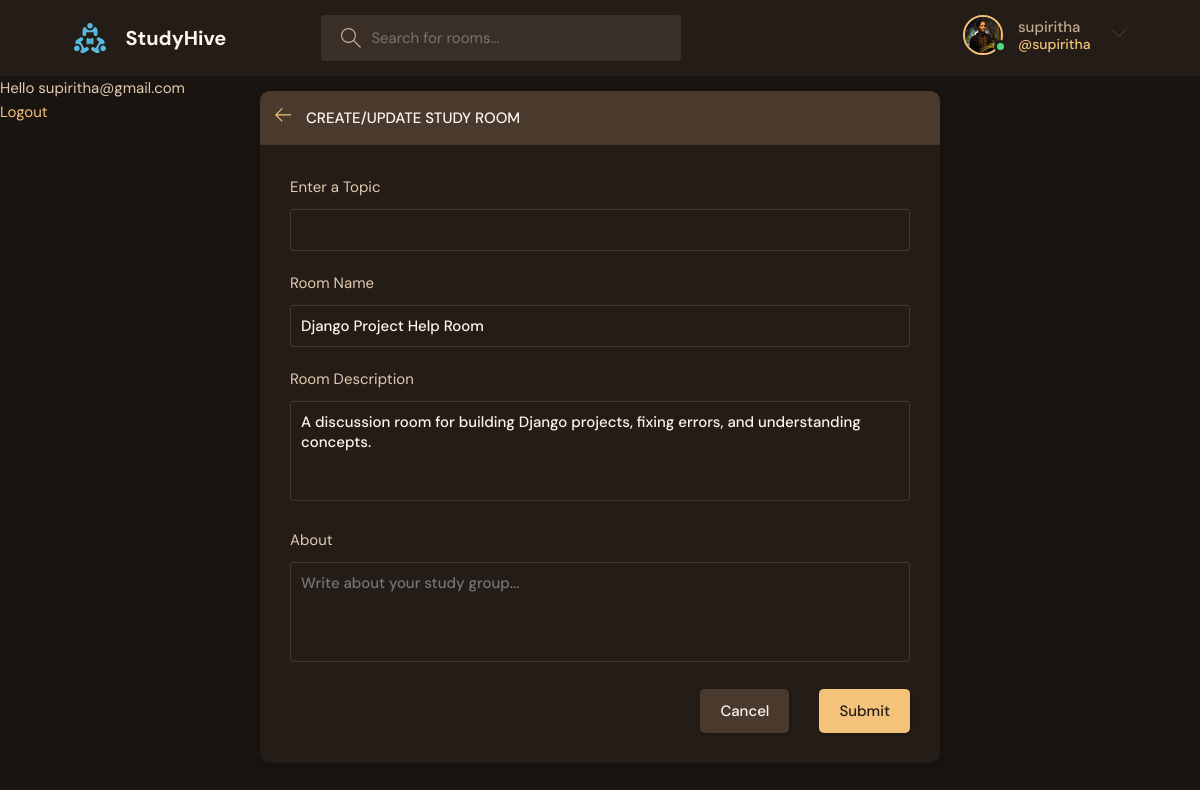
Page /update-room/2/ (signed in) on the committed database.
### base/models.py (models this page shows, shortened)
class User(AbstractUser):
    name = models.CharField(max_length=200, null=True)
    email = models.EmailField(unique=True, null=True)
    bio = models.TextField(null=True)
    avatar = models.ImageField(null=True, default="avatar.svg")
    USERNAME_FIELD = 'email'
    REQUIRED_FIELDS = []

class Room(models.Model):
    host = models.ForeignKey(User, on_delete=models.SET_NULL, null=True)
    topic = models.ForeignKey(Topic, on_delete=models.SET_NULL, null=True)
    name = models.CharField(max_length=200)
    description = models.TextField(null=True, blank=True)
    participants = models.ManyToManyField(User,related_name='participants',blank=True)
    updated = models.DateTimeField(auto_now=True)
    created = models.DateTimeField(auto_now_add=True)
    class Meta:
        ordering= ['-updated','-created']

### base/views.py (the view, shortened to what this page needs)
# urls.py: path('update-room/<str:pk>/',views.updateroom,name="update-room"),
@login_required(login_url="login")
def updateroom(request,pk):
      room=Room.objects.get(id=pk)
      topics=Topic.objects.all()
      form=RoomForm(instance=room)
      if request.user != room.host:
            return HttpResponse("You're not allowed here!")
      context={"form":form,"topics":topics}
      return render(request,'base/room_form.html',context)

### base/forms.py
class RoomForm(ModelForm):
    class Meta:
        model = Room
        fields = '__all__'
        exclude = ['host','participants']

### base/templates/base/room_form.html (shortened to what this page needs)
{% extends 'main.html' %}
{% block content %}
  <main class="create-room layout">
    <div class="container">
      <div class="layout__box">
        <div class="layout__boxHeader">
          <div class="layout__boxTitle">
            <a href="{% url 'home' %}">
              <svg version="1.1" xmlns="http://www.w3.org/2000/svg" width="32" height="32" viewBox="0 0 32 32">
                <title>arrow-left</title>
                <path
                  d="M13.723 2.286l-13.723 13.714 13.719 13.714 1.616-1.611-10.96-10.96h27.625v-2.286h-27.625l10.965-10.965-1.616-1.607z">
                </path>
              </svg>
            </a>
            <h3>Create/Update Study Room</h3>
          </div>
        </div>
        <div class="layout__body">
          <form class="form" action="" method="POST">
            <div class="form__group">
              <label for="room_topic">Enter a Topic</label>
              <input required type="text" value="{{room.topic.name}}" name="topic" list="topic-list"/>
            </div>
            <div class="form__group">
              <label for="room_name">Room Name</label>
              {{form.name}}
            </div>
            <div class="form__group">
              <label for="room_description">Room Description</label>
              {{form.description}}
            </div>
            <div class="form__group">
              <label for="room_about">About</label>
              <textarea name="room_about" id="room_about" placeholder="Write about your study group..."></textarea>
            </div>
            <div class="form__action">
              <a class="btn btn--dark" href="index.html">Cancel</a>
              <button class="btn btn--main" type="submit">Submit</button>
            </div>
          </form>
        </div>
      </div>
    </div>
  </main>
{% endblock content %}

### templates/navbar.html (shortened to what this page needs)
    {% load static %}
    <header class="header header--loggedIn">
      <div class="container">
        <a href="{% url 'home' %}" class="header__logo">
          <img src="{% static 'images/logo.svg' %}" />
          <h1>StudyHive</h1>
        </a>
        <form class="header__search" method="GET" action="{% url 'home' %}">
          <label>
            <input name="q" placeholder="Search for rooms..." />
          </label>
        </form>
        <nav class="header__menu">
           {% if request.user.is_authenticated %}
          <div class="header__user">
            <a href="{% url 'updateuser' %}">
              <div class="avatar avatar--medium active">
                <img src="{{request.user.avatar.url}}" />
              </div>
              <p>{{request.user.username}}<span>@{{request.user.username}}</span></p>
            </a>
            <button class="dropdown-button">
              <svg version="1.1" xmlns="http://www.w3.org/2000/svg" width="32" height="32" viewBox="0 0 32 32">
                <title>chevron-down</title>
                <path d="M16 21l-13-13h-3l16 16 16-16h-3l-13 13z"></path>
              </svg>
            </button>
          </div>
          {% else %}
           <a href="{% url 'login' %}">
            <img src="{% static 'images/avatar.svg' %}" />
            <p>Login</p>
          </a>
          {% endif %}
        </nav>
      </div>
    </header>
{% if request.user.is_authenticated %}
<p>Hello {{request.user}}</p>
<a href="{% url 'logout' %}">Logout</a>
{% else %}
<a href="{% url 'login' %}">Login</a>
{% endif %}

### rows in the picture
User: user.avatar (picture), user.username "supiritha", user "supiritha@gmail.com"
Room: name "Django Project Help Room", description "A discussion room for building Django projects, fixing errors, and understanding concepts."
